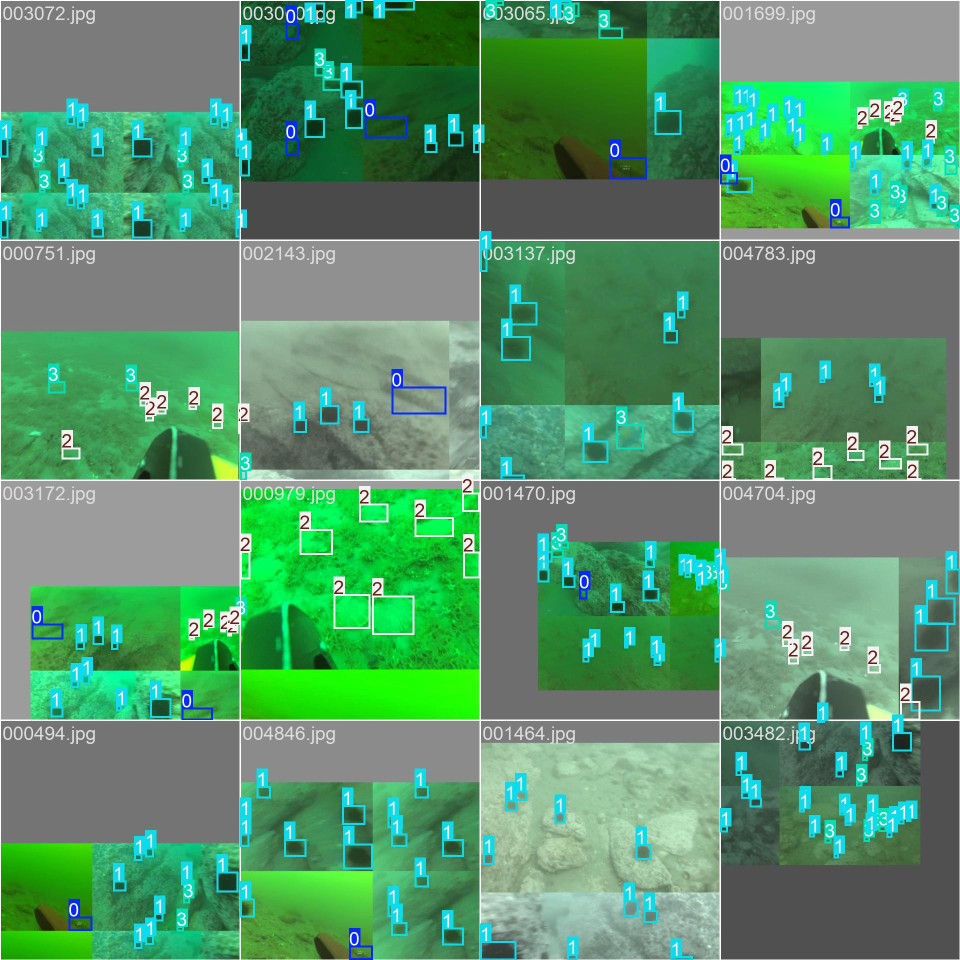
#> input picture runs/detect/runs/detect/yolo_custom_train/train_batch0.jpg, 1920 x 1920 px (shown at 1/2 size); its folder holds only this picture in this run
$ python -i enhancement.py   (imports and definitions only)
#> lines starting #> are read from the running program, lines starting #| are printed output that depends on the picture
#> further down, picture is the input picture: shape (1920, 1920, 3); mean B, G, R 106.9, 147, 86.9
"""
enhancement.py — Configurable 6-Stage Underwater Enhancement Pipeline.
Each stage can be toggled on/off independently via active_stages parameter.
"""
import cv2
import numpy as np
import os
from skimage.metrics import peak_signal_noise_ratio as _psnr
from skimage.metrics import structural_similarity as _ssim


# ── All available stage keys (ordered) ───────────────────────────────────────
STAGE_KEYS = [
    'red_compensation',
    'white_balance',
    'gamma',
    'clahe',
    'unsharp',
    'histogram_stretch',
]

# ── Stage metadata for UI rendering ──────────────────────────────────────────
STAGE_META = {
    'red_compensation': {
        'label': 'Stage 1 · Red Channel Compensation',
        'desc':  'Corrects the red/orange colour cast caused by underwater light attenuation by boosting the red channel proportionally to the deficit.',
        'icon':  '🔴',
    },
    'white_balance': {
        'label': 'Stage 2 · LAB White Balance',
        'desc':  'Removes the dominant blue-green tint using the grey-world assumption in LAB colour space for a neutral, natural look.',
        'icon':  '⚖️',
    },
    'gamma': {
        'label': 'Stage 3 · Gamma Correction',
        'desc':  'Brightens dark shadow regions and recovers hidden detail without overexposing highlights, using a power-law transform.',
        'icon':  '☀️',
    },
    'clahe': {
        'label': 'Stage 4 · CLAHE',
        'desc':  'Contrast Limited Adaptive Histogram Equalization — equalises local contrast region-by-region to avoid the washed-out look of global equalization.',
        'icon':  '📊',
    },
    'unsharp': {
        'label': 'Stage 5 · Unsharp Mask',
        'desc':  'Enhances fine surface textures (fish scales, fins) by subtracting a Gaussian-blurred copy from the original, amplifying edge detail.',
        'icon':  '🔬',
    },
    'histogram_stretch': {
        'label': 'Stage 6 · Histogram Stretching',
        'desc':  'Stretches the per-channel pixel range to the full 0–255 spectrum, recovering vivid colours from washed-out or low-contrast images.',
        'icon':  '🎨',
    },
}


# ── Core Stage Functions ──────────────────────────────────────────────────────

# [33 lines left out: functions red_channel_compensation, white_balance, gamma_correction, not called in this run]


def apply_clahe(img: np.ndarray, clip_limit: float = 2.0, tile_grid: tuple = (8, 8)) -> np.ndarray:
    """Stage 4: CLAHE on the L channel of LAB colour space."""
#> called with clip_limit = 2, tile_grid = (8, 8)
    lab = cv2.cvtColor(img, cv2.COLOR_BGR2LAB)
#> lab: shape (1920, 1920, 3); mean of channels 0, 1, 2 144.4, 104.1, 143.2
    l, a, b = cv2.split(lab)
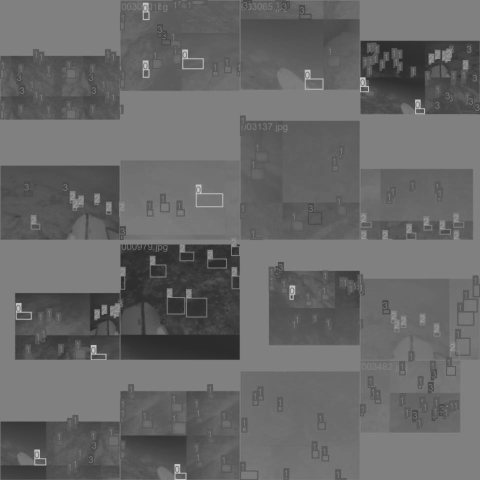
#> a: shape (1920, 1920) (shown at 1/4 size); min 42, max 204, mean 104.1
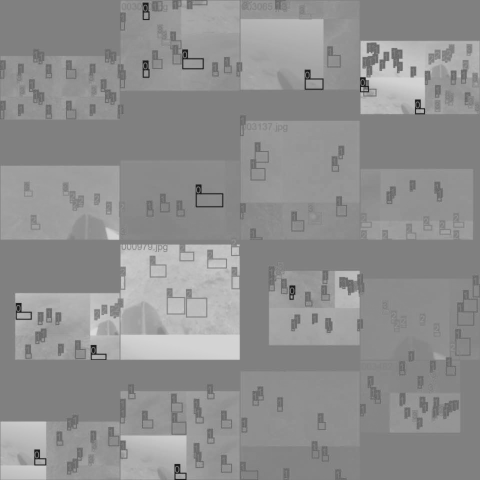
#> b: shape (1920, 1920) (shown at 1/4 size); min 22, max 220, mean 143.2
    clahe = cv2.createCLAHE(clipLimit=clip_limit, tileGridSize=tile_grid)
    l_eq = clahe.apply(l)
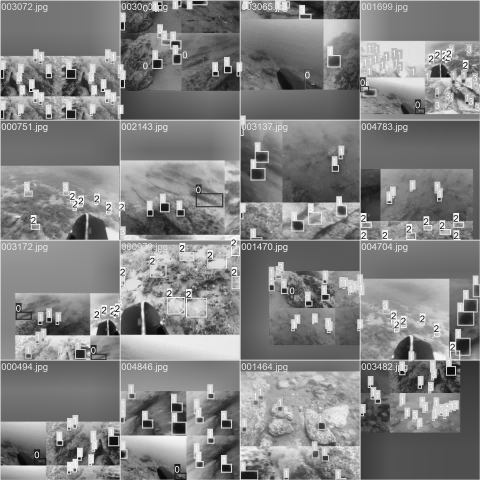
#> l_eq: shape (1920, 1920) (shown at 1/4 size); min 4, max 255, mean 129.8
    return cv2.cvtColor(cv2.merge((l_eq, a, b)), cv2.COLOR_LAB2BGR)
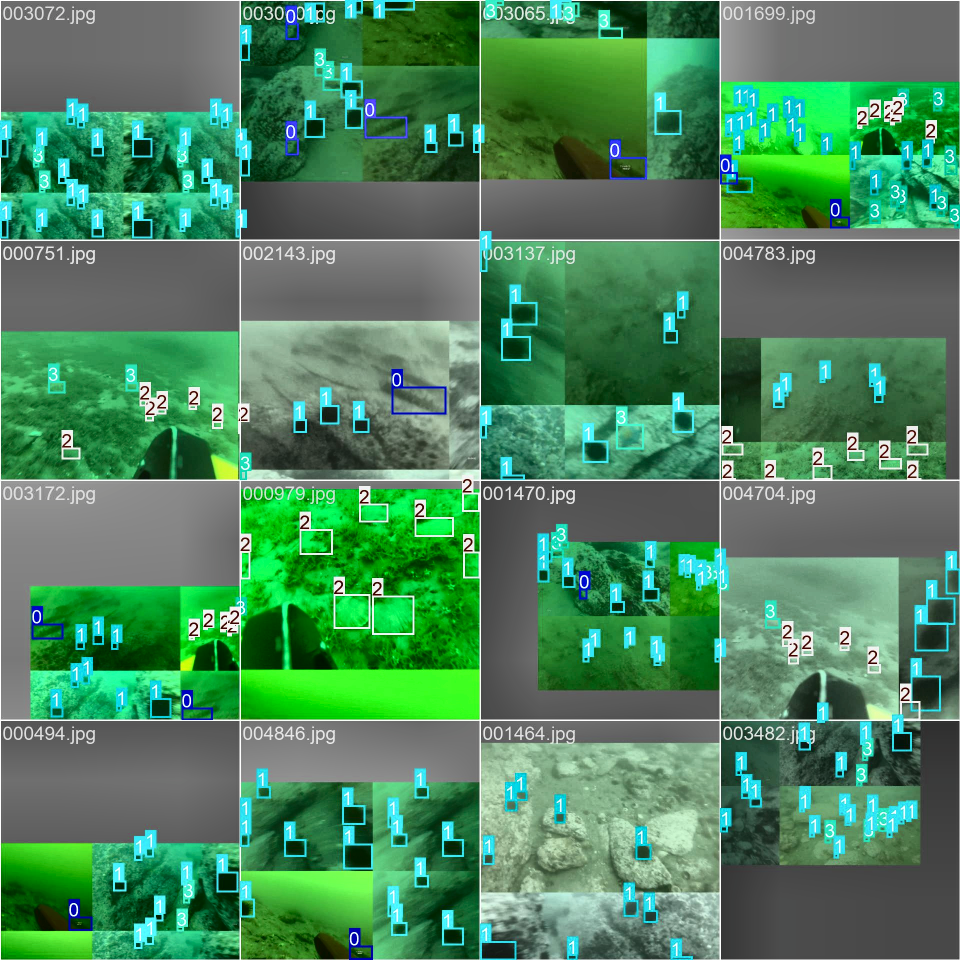
#> returned value: shape (1920, 1920, 3) (shown at 1/2 size); mean B, G, R 93.8, 132.7, 74.7


# [19 lines left out: functions unsharp_mask, histogram_stretch, not called in this run]


# ── Map key -> function ───────────────────────────────────────────────────────
_STAGE_FN = {
    'red_compensation':  red_channel_compensation,
    'white_balance':     white_balance,
    'gamma':             gamma_correction,
    'clahe':             apply_clahe,
    'unsharp':           unsharp_mask,
    'histogram_stretch': histogram_stretch,
}


# ── Public API ────────────────────────────────────────────────────────────────

# [114 lines left out: functions enhance_image, enhance_image_stages, compute_psnr, compute_ssim, enhance_batch, not called in this run]

>>> import cv2
>>> picture = cv2.imread('../runs/detect/runs/detect/yolo_custom_train/train_batch0.jpg')
>>> result = apply_clahe(picture)

$ run again, on runs/detect/runs/detect/yolo_custom_train/train_batch1.jpg
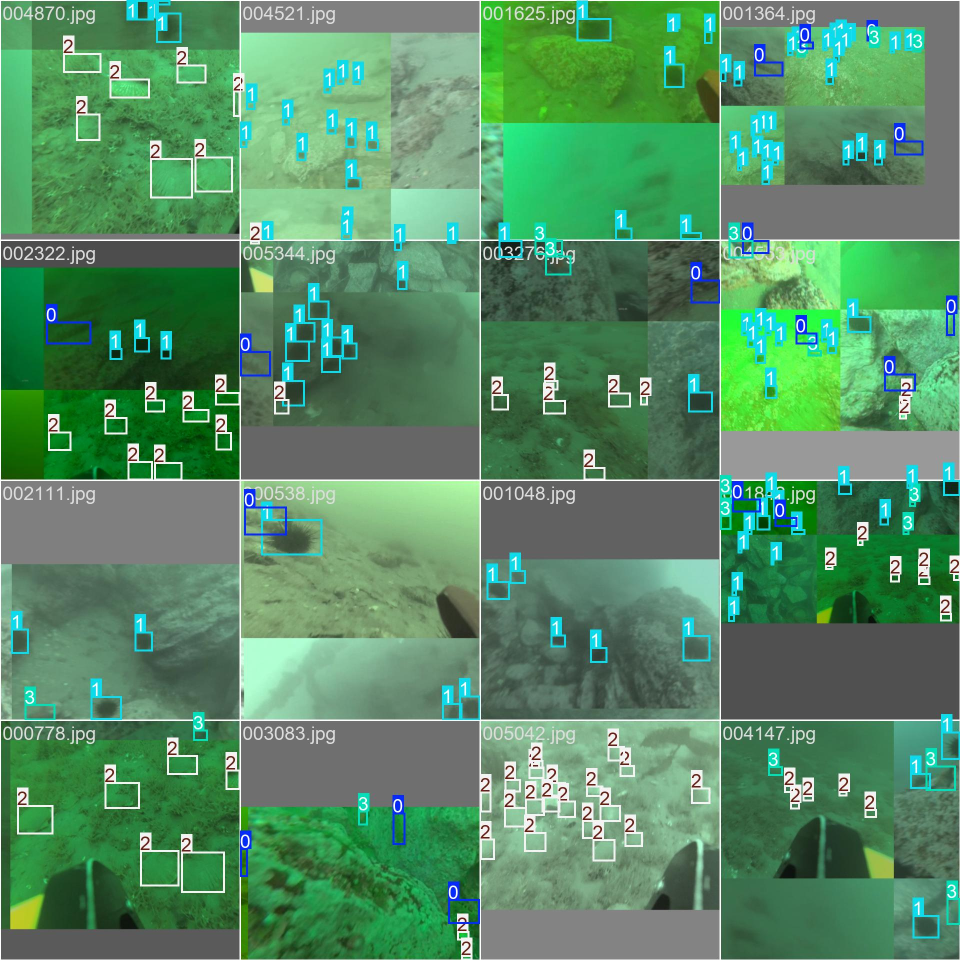
#> input picture runs/detect/runs/detect/yolo_custom_train/train_batch1.jpg, 1920 x 1920 px (shown at 1/2 size)
#> picture is the input picture: shape (1920, 1920, 3); mean B, G, R 101.3, 140.5, 86
#> lab: shape (1920, 1920, 3); mean of channels 0, 1, 2 137.7, 103.9, 143.6
#> in apply_clahe, `l_eq = clahe.apply(l)`:
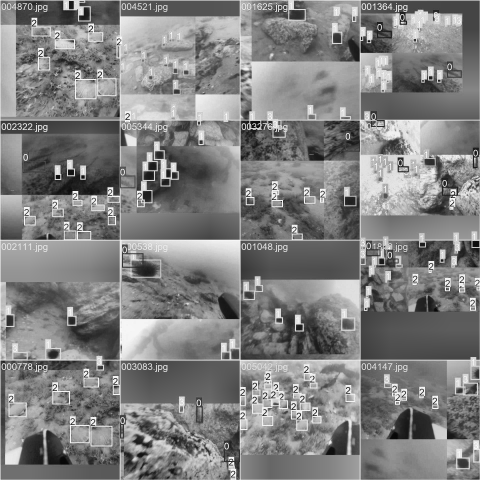
#> l_eq: shape (1920, 1920) (shown at 1/4 size); min 1, max 255, mean 128.5
#> in apply_clahe, `return cv2.cvtColor(cv2.merge((l_eq, a, b)), cv2.COLOR_LAB2BGR)`:
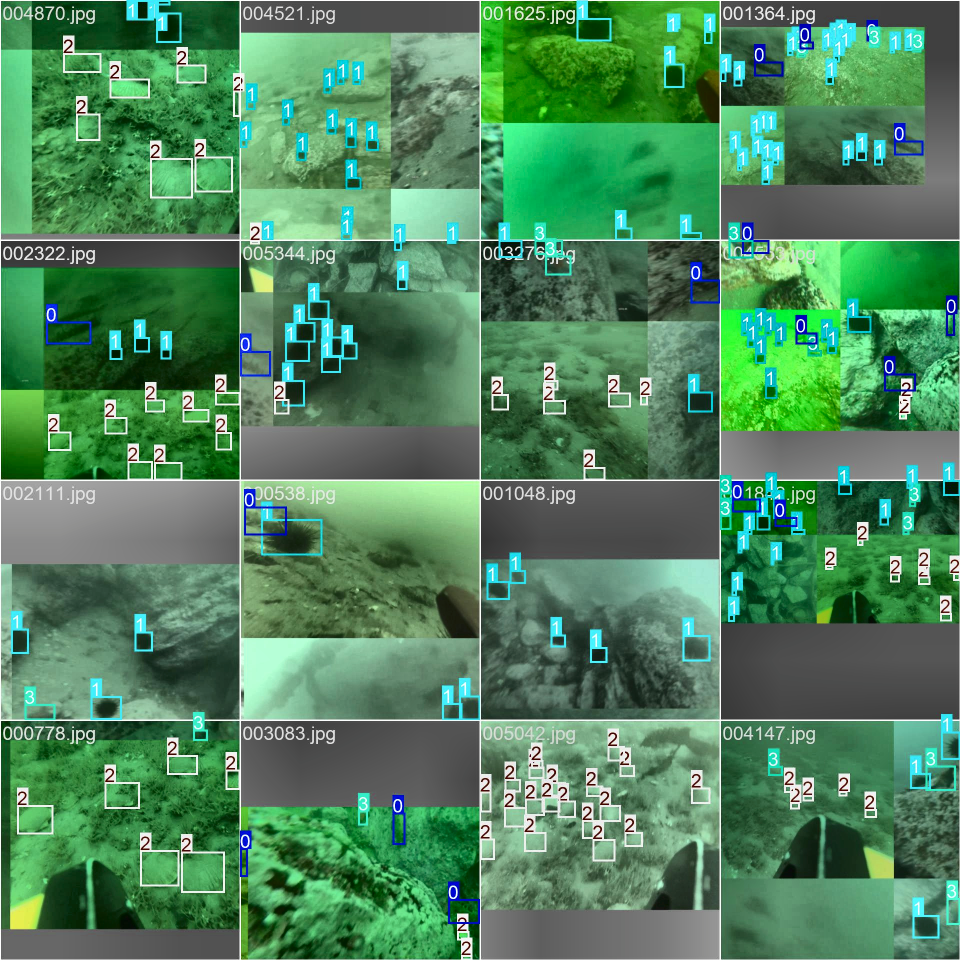
#> returned value: shape (1920, 1920, 3) (shown at 1/2 size); mean B, G, R 93, 131.8, 77.9

$ run again, on runs/detect/runs/detect/yolo_custom_train/train_batch2.jpg
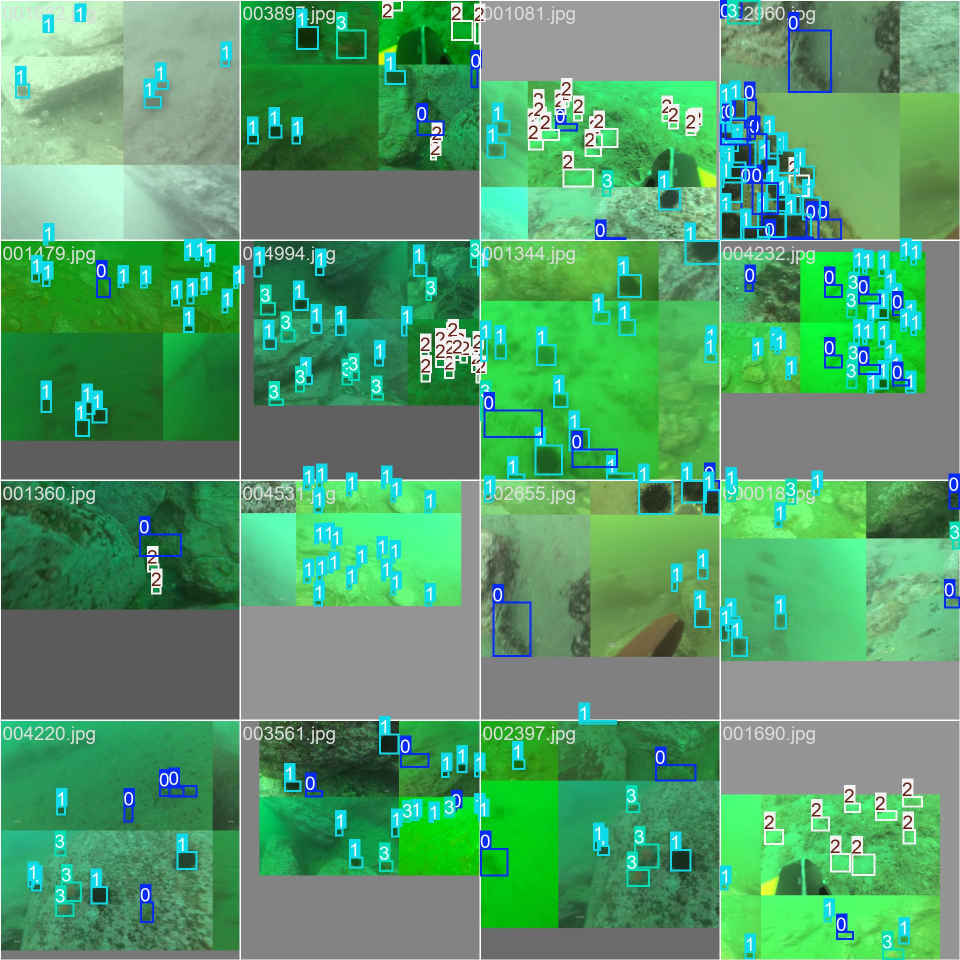
#> input picture runs/detect/runs/detect/yolo_custom_train/train_batch2.jpg, 1920 x 1920 px (shown at 1/2 size)
#> picture is the input picture: shape (1920, 1920, 3); mean B, G, R 108.7, 156.2, 86.3
#> lab: shape (1920, 1920, 3); mean of channels 0, 1, 2 151.7, 99.8, 146.4
#> in apply_clahe, `l_eq = clahe.apply(l)`:
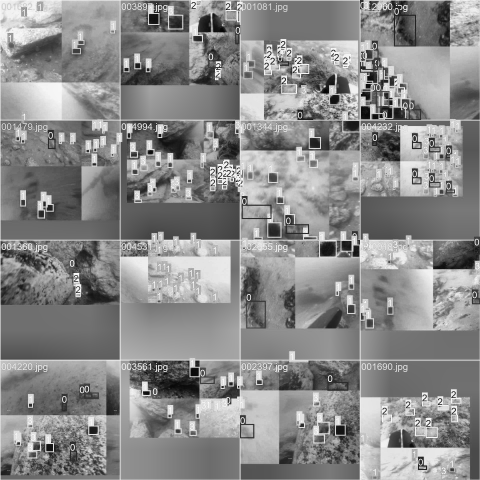
#> l_eq: shape (1920, 1920) (shown at 1/4 size); min 3, max 255, mean 137.9
#> in apply_clahe, `return cv2.cvtColor(cv2.merge((l_eq, a, b)), cv2.COLOR_LAB2BGR)`:
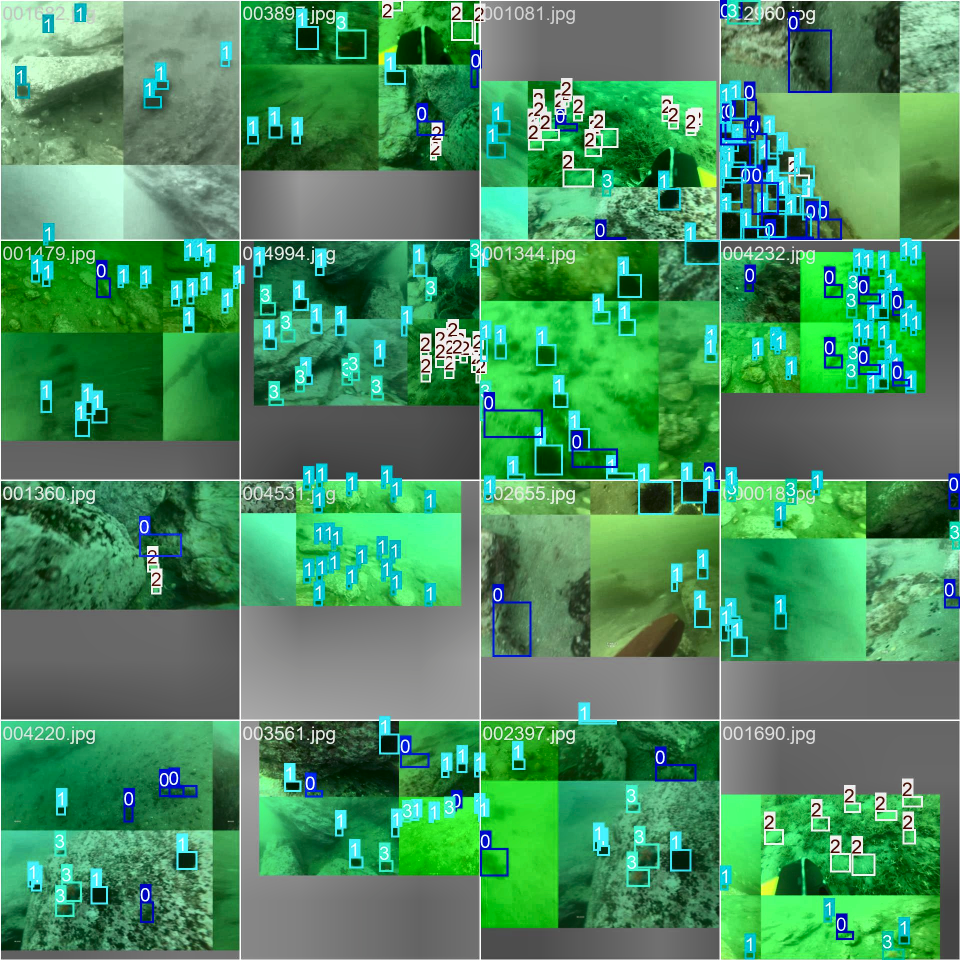
#> returned value: shape (1920, 1920, 3) (shown at 1/2 size); mean B, G, R 95.6, 142.5, 73.3
